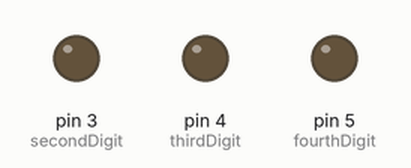
Bench run of a sketch on a simulated Arduino Uno, built with avr-gcc and run on an emulated ATmega328P. Parts: output pins drawn as LEDs (lit = HIGH). Pins used as bus, display or sensor lines are not drawn.

Above: at 3.5 s.
At 17.5 s:
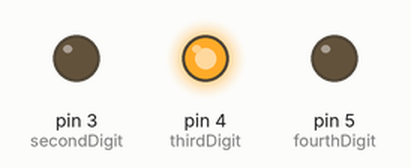
At 24.5 s:
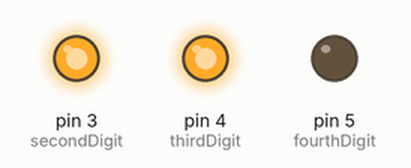
At 31.5 s:
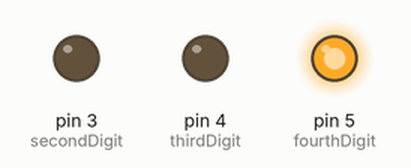
At 45.5 s:
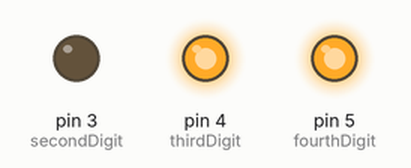
At 66.5 s:
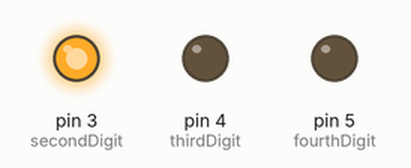
Timing chart, 0 to 72.8 s (numbered marks = the images above):
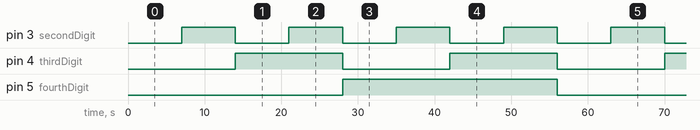

The sketch:

09.digital_counter.ino
```cpp
// Digital Counter
// 2023.dec20 wed 1106mf
// The following program will use 4 LEDs to represent 4 switches in a microchip. These 4 switches will be used to display numbers from Zero to Fifteen in binary number system.

int firstDigit = 2;
int secondDigit = 3;
int thirdDigit = 4;
int fourthDigit = 5;
int waitTime = 3500;

void setup() {
  pinMode(firstDigit, OUTPUT);
  pinMode(secondDigit, OUTPUT);
  pinMode(thirdDigit, OUTPUT);
  pinMode(fourthDigit, OUTPUT);
}

void loop() {
  // Number 0, 0b0000
  digitalWrite(firstDigit, LOW);
  digitalWrite(secondDigit, LOW);
  digitalWrite(thirdDigit, LOW);
  digitalWrite(fourthDigit, LOW);
  delay(waitTime);

  // Number 1, 0b0001
  digitalWrite(firstDigit, HIGH);
  digitalWrite(secondDigit, LOW);
  digitalWrite(thirdDigit, LOW);
  digitalWrite(fourthDigit, LOW);
  delay(waitTime);

  // Number 2, 0b0010
  digitalWrite(firstDigit, LOW);
  digitalWrite(secondDigit, HIGH);
  digitalWrite(thirdDigit, LOW);
  digitalWrite(fourthDigit, LOW);
  delay(waitTime);

  // Number 3, 0b0011
  digitalWrite(firstDigit, HIGH);
  digitalWrite(secondDigit, HIGH);
  digitalWrite(thirdDigit, LOW);
  digitalWrite(fourthDigit, LOW);
  delay(waitTime);

  // Number 4, 0b0100
  digitalWrite(firstDigit, LOW);
  digitalWrite(secondDigit, LOW);
  digitalWrite(thirdDigit, HIGH);
  digitalWrite(fourthDigit, LOW);
  delay(waitTime);

  // Number 5, 0b0101
  digitalWrite(firstDigit, HIGH);
  digitalWrite(secondDigit, LOW);
  digitalWrite(thirdDigit, HIGH);
  digitalWrite(fourthDigit, LOW);
  delay(waitTime);

// Number 6, 0b0110
  digitalWrite(firstDigit, LOW);
  digitalWrite(secondDigit, HIGH);
  digitalWrite(thirdDigit, HIGH);
  digitalWrite(fourthDigit, LOW);
  delay(waitTime);

// Number 7, 0b0111
  digitalWrite(firstDigit, HIGH);
  digitalWrite(secondDigit, HIGH);
  digitalWrite(thirdDigit, HIGH);
  digitalWrite(fourthDigit, LOW);
  delay(waitTime);

// Number 8, 0b1000
  digitalWrite(firstDigit, LOW);
  digitalWrite(secondDigit, LOW);
  digitalWrite(thirdDigit, LOW);
  digitalWrite(fourthDigit, HIGH);
  delay(waitTime);

// Number 9, 0b1001
  digitalWrite(firstDigit, HIGH);
  digitalWrite(secondDigit, LOW);
  digitalWrite(thirdDigit, LOW);
  digitalWrite(fourthDigit, HIGH);
  delay(waitTime);

// Number 10, 0b1010
  digitalWrite(firstDigit, LOW);
  digitalWrite(secondDigit, HIGH);
  digitalWrite(thirdDigit, LOW);
  digitalWrite(fourthDigit, HIGH);
  delay(waitTime);

// Number 11, 0b1011
  digitalWrite(firstDigit, HIGH);
  digitalWrite(secondDigit, HIGH);
  digitalWrite(thirdDigit, LOW);
  digitalWrite(fourthDigit, HIGH);
  delay(waitTime);

// Number 12, 0b1100
  digitalWrite(firstDigit, LOW);
  digitalWrite(secondDigit, LOW);
  digitalWrite(thirdDigit, HIGH);
  digitalWrite(fourthDigit, HIGH);
  delay(waitTime);

// Number 13, 0b1101
  digitalWrite(firstDigit, HIGH);
  digitalWrite(secondDigit, LOW);
  digitalWrite(thirdDigit, HIGH);
  digitalWrite(fourthDigit, HIGH);
  delay(waitTime);

// Number 14, 0b1110
  digitalWrite(firstDigit, LOW);
  digitalWrite(secondDigit, HIGH);
  digitalWrite(thirdDigit, HIGH);
  digitalWrite(fourthDigit, HIGH);
  delay(waitTime);

// Number 15, 0b1111
  digitalWrite(firstDigit, HIGH);
  digitalWrite(secondDigit, HIGH);
  digitalWrite(thirdDigit, HIGH);
  digitalWrite(fourthDigit, HIGH);
  delay(waitTime);
}
```

Measured:
- by itself, pin 3 (secondDigit): alternates HIGH for 7.0 s and LOW for 7.0 s
- by itself, pin 4 (thirdDigit): alternates HIGH for 14.0 s and LOW for 14.0 s
- by itself, pin 5 (fourthDigit): alternates HIGH for 28.0 s and LOW for 28.0 s
